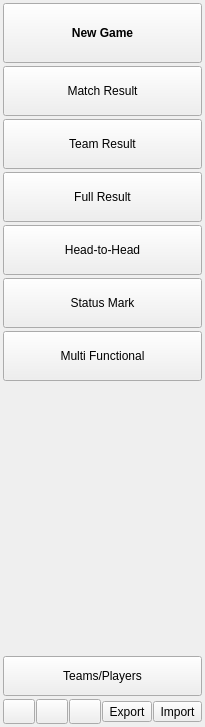
     <widget class="QFrame" name="frame">
      <property name="maximumSize">
       <size>
        <width>200</width>
        <height>16777215</height>
       </size>
      </property>
      <property name="frameShape">
       <enum>QFrame::NoFrame</enum>
      </property>
      <property name="frameShadow">
       <enum>QFrame::Raised</enum>
      </property>
      <layout class="QVBoxLayout" name="verticalLayout">
       <property name="spacing">
        <number>3</number>
       </property>
       <property name="leftMargin">
        <number>3</number>
       </property>
       <property name="topMargin">
        <number>3</number>
       </property>
       <property name="rightMargin">
        <number>3</number>
       </property>
       <property name="bottomMargin">
        <number>3</number>
       </property>
       <item>
        <widget class="QPushButton" name="newGamePushButton">
         <property name="minimumSize">
          <size>
           <width>120</width>
           <height>60</height>
          </size>
         </property>
         <property name="font">
          <font>
           <weight>75</weight>
           <bold>true</bold>
           <underline>false</underline>
          </font>
         </property>
         <property name="layoutDirection">
          <enum>Qt::LeftToRight</enum>
         </property>
         <property name="styleSheet">
          <string notr="true"/>
         </property>
         <property name="text">
          <string>New Game</string>
         </property>
         <property name="icon">
          <iconset resource="images.qrc">
           <normaloff>:/images/add_black.png</normaloff>:/images/add_black.png</iconset>
         </property>
         <property name="default">
          <bool>false</bool>
         </property>
        </widget>
       </item>
       <item>
        <widget class="QPushButton" name="currentMatchResultPushButton">
         <property name="minimumSize">
          <size>
           <width>0</width>
           <height>50</height>
          </size>
         </property>
         <property name="layoutDirection">
          <enum>Qt::LeftToRight</enum>
         </property>
         <property name="text">
          <string>Match Result</string>
         </property>
         <property name="icon">
          <iconset resource="images.qrc">
           <normaloff>:/images/dashboard.png</normaloff>:/images/dashboard.png</iconset>
         </property>
         <property name="default">
          <bool>false</bool>
         </property>
        </widget>
       </item>
       <item>
        <widget class="QPushButton" name="teamResultPushButton">
         <property name="minimumSize">
          <size>
           <width>0</width>
           <height>50</height>
          </size>
         </property>
         <property name="layoutDirection">
          <enum>Qt::LeftToRight</enum>
         </property>
         <property name="text">
          <string>Team Result</string>
         </property>
         <property name="icon">
          <iconset resource="images.qrc">
           <normaloff>:/images/table_tennis.png</normaloff>:/images/table_tennis.png</iconset>
         </property>
         <property name="default">
          <bool>false</bool>
         </property>
        </widget>
       </item>
       <item>
        <widget class="QPushButton" name="fullResultPushButton">
         <property name="minimumSize">
          <size>
           <width>0</width>
           <height>50</height>
          </size>
         </property>
         <property name="layoutDirection">
          <enum>Qt::LeftToRight</enum>
         </property>
         <property name="text">
          <string>Full Result</string>
         </property>
         <property name="icon">
          <iconset resource="images.qrc">
           <normaloff>:/images/table.png</normaloff>:/images/table.png</iconset>
         </property>
         <property name="default">
          <bool>false</bool>
         </property>
        </widget>
       </item>
       <item>
        <widget class="QPushButton" name="playerStatsPushButton">
         <property name="minimumSize">
          <size>
           <width>0</width>
           <height>50</height>
          </size>
         </property>
         <property name="layoutDirection">
          <enum>Qt::LeftToRight</enum>
         </property>
         <property name="text">
          <string>Head-to-Head</string>
         </property>
         <property name="icon">
          <iconset resource="images.qrc">
           <normaloff>:/images/people.png</normaloff>:/images/people.png</iconset>
         </property>
         <property name="default">
          <bool>false</bool>
         </property>
        </widget>
       </item>
       <item>
        <widget class="QPushButton" name="statusMarkPushButton">
         <property name="minimumSize">
          <size>
           <width>0</width>
           <height>50</height>
          </size>
         </property>
         <property name="layoutDirection">
          <enum>Qt::LeftToRight</enum>
         </property>
         <property name="text">
          <string>Status Mark</string>
         </property>
         <property name="icon">
          <iconset resource="images.qrc">
           <normaloff>:/images/loading_dots.gif</normaloff>:/images/loading_dots.gif</iconset>
         </property>
         <property name="default">
          <bool>false</bool>
         </property>
        </widget>
       </item>
       <item>
        <widget class="QPushButton" name="multifunctionalPushButton">
         <property name="minimumSize">
          <size>
           <width>0</width>
           <height>50</height>
          </size>
         </property>
         <property name="layoutDirection">
          <enum>Qt::LeftToRight</enum>
         </property>
         <property name="text">
          <string>Multi Functional</string>
         </property>
         <property name="icon">
          <iconset resource="images.qrc">
           <normaloff>:/images/user.png</normaloff>:/images/user.png</iconset>
         </property>
         <property name="default">
          <bool>false</bool>
         </property>
        </widget>
       </item>
       <item>
        <spacer name="verticalSpacer">
         <property name="orientation">
          <enum>Qt::Vertical</enum>
         </property>
         <property name="sizeHint" stdset="0">
          <size>
           <width>20</width>
           <height>272</height>
          </size>
         </property>
        </spacer>
       </item>
       <item>
        <widget class="QPushButton" name="playerTeamPushButton">
         <property name="enabled">
          <bool>true</bool>
         </property>
         <property name="minimumSize">
          <size>
           <width>0</width>
           <height>40</height>
          </size>
         </property>
         <property name="layoutDirection">
          <enum>Qt::LeftToRight</enum>
         </property>
         <property name="text">
          <string>Teams/Players</string>
         </property>
         <property name="icon">
          <iconset resource="images.qrc">
           <normaloff>:/images/people.png</normaloff>:/images/people.png</iconset>
         </property>
         <property name="autoDefault">
          <bool>false</bool>
         </property>
         <property name="default">
          <bool>false</bool>
         </property>
         <property name="flat">
          <bool>false</bool>
         </property>
        </widget>
       </item>
       <item>
        <widget class="QWidget" name="widget_6" native="true">
         <property name="maximumSize">
          <size>
           <width>16777215</width>
           <height>25</height>
          </size>
         </property>
         <layout class="QHBoxLayout" name="horizontalLayout_4">
          <property name="spacing">
           <number>1</number>
          </property>
          <property name="leftMargin">
           <number>0</number>
          </property>
          <property name="topMargin">
           <number>0</number>
          </property>
          <property name="rightMargin">
           <number>0</number>
          </property>
          <property name="bottomMargin">
           <number>0</number>
          </property>
          <item>
           <widget class="QToolButton" name="englishToolButton">
            <property name="maximumSize">
             <size>
              <width>16777215</width>
              <height>16777215</height>
             </size>
            </property>
            <property name="text">
             <string/>
            </property>
            <property name="icon">
             <iconset resource="images.qrc">
              <normaloff>:/images/english_flag.png</normaloff>:/images/english_flag.png</iconset>
            </property>
            <property name="iconSize">
             <size>
              <width>24</width>
              <height>24</height>
             </size>
            </property>
            <property name="checkable">
             <bool>true</bool>
            </property>
            <property name="checked">
             <bool>false</bool>
            </property>
           </widget>
          </item>
          <item>
           <widget class="QToolButton" name="spanishToolButton">
            <property name="text">
             <string/>
            </property>
            <property name="icon">
             <iconset resource="images.qrc">
              <normaloff>:/images/spanish_flag.png</normaloff>:/images/spanish_flag.png</iconset>
            </property>
            <property name="iconSize">
             <size>
              <width>24</width>
              <height>24</height>
             </size>
            </property>
            <property name="checkable">
             <bool>true</bool>
            </property>
           </widget>
          </item>
          <item>
           <widget class="QToolButton" name="catalaToolButton">
            <property name="text">
             <string/>
            </property>
            <property name="icon">
             <iconset resource="images.qrc">
              <normaloff>:/images/catala_flag.png</normaloff>:/images/catala_flag.png</iconset>
            </property>
            <property name="iconSize">
             <size>
              <width>24</width>
              <height>24</height>
             </size>
            </property>
            <property name="checkable">
             <bool>true</bool>
            </property>
           </widget>
          </item>
          <item>
           <spacer name="horizontalSpacer_5">
            <property name="orientation">
             <enum>Qt::Horizontal</enum>
            </property>
            <property name="sizeHint" stdset="0">
             <size>
              <width>40</width>
              <height>20</height>
             </size>
            </property>
           </spacer>
          </item>
          <item>
           <widget class="QToolButton" name="exportToolButton">
            <property name="minimumSize">
             <size>
              <width>0</width>
              <height>0</height>
             </size>
            </property>
            <property name="toolTip">
             <string>&lt;html&gt;&lt;head/&gt;&lt;body&gt;&lt;p&gt;Export Information&lt;/p&gt;&lt;/body&gt;&lt;/html&gt;</string>
            </property>
            <property name="text">
             <string>Export</string>
            </property>
            <property name="icon">
             <iconset resource="images.qrc">
              <normaloff>:/images/export.png</normaloff>:/images/export.png</iconset>
            </property>
           </widget>
          </item>
          <item>
           <widget class="QToolButton" name="importToolButton">
            <property name="minimumSize">
             <size>
              <width>0</width>
              <height>0</height>
             </size>
            </property>
            <property name="maximumSize">
             <size>
              <width>16777215</width>
              <height>16777215</height>
             </size>
            </property>
            <property name="toolTip">
             <string>&lt;html&gt;&lt;head/&gt;&lt;body&gt;&lt;p&gt;Import Information&lt;/p&gt;&lt;/body&gt;&lt;/html&gt;</string>
            </property>
            <property name="text">
             <string>Import</string>
            </property>
            <property name="icon">
             <iconset resource="images.qrc">
              <normaloff>:/images/import.png</normaloff>:/images/import.png</iconset>
            </property>
           </widget>
          </item>
         </layout>
        </widget>
       </item>
      </layout>
     </widget>
